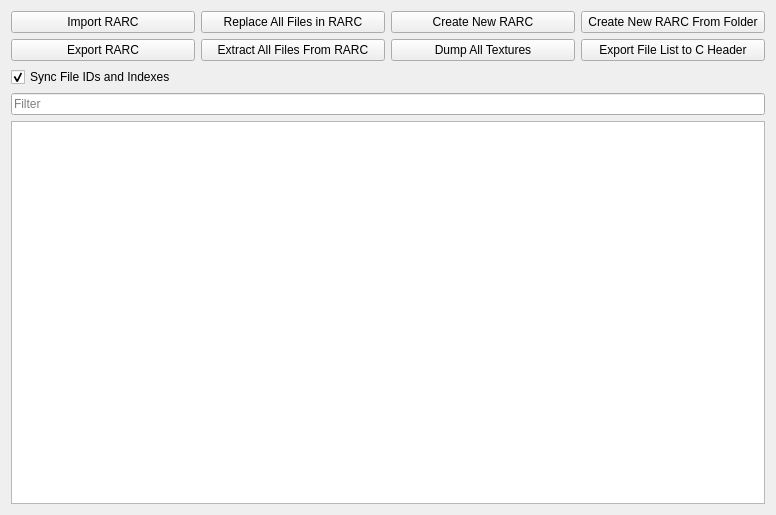
<?xml version="1.0" encoding="UTF-8"?>
<ui version="4.0">
 <class>RARCTab</class>
 <widget class="QWidget" name="RARCTab">
  <property name="geometry">
   <rect>
    <x>0</x>
    <y>0</y>
    <width>776</width>
    <height>515</height>
   </rect>
  </property>
  <property name="windowTitle">
   <string>Form</string>
  </property>
  <layout class="QVBoxLayout" name="verticalLayout">
   <item>
    <layout class="QHBoxLayout" name="horizontalLayout">
     <item>
      <widget class="QPushButton" name="import_rarc">
       <property name="text">
        <string>Import RARC</string>
       </property>
      </widget>
     </item>
     <item>
      <widget class="QPushButton" name="replace_all_files_in_rarc">
       <property name="text">
        <string>Replace All Files in RARC</string>
       </property>
      </widget>
     </item>
     <item>
      <widget class="QPushButton" name="create_rarc">
       <property name="text">
        <string>Create New RARC</string>
       </property>
      </widget>
     </item>
     <item>
      <widget class="QPushButton" name="create_rarc_from_folder">
       <property name="text">
        <string>Create New RARC From Folder</string>
       </property>
      </widget>
     </item>
    </layout>
   </item>
   <item>
    <layout class="QHBoxLayout" name="horizontalLayout_7">
     <item>
      <widget class="QPushButton" name="export_rarc">
       <property name="text">
        <string>Export RARC</string>
       </property>
      </widget>
     </item>
     <item>
      <widget class="QPushButton" name="extract_all_files_from_rarc">
       <property name="text">
        <string>Extract All Files From RARC</string>
       </property>
      </widget>
     </item>
     <item>
      <widget class="QPushButton" name="dump_all_rarc_textures">
       <property name="text">
        <string>Dump All Textures</string>
       </property>
      </widget>
     </item>
     <item>
      <widget class="QPushButton" name="export_rarc_to_c_header">
       <property name="text">
        <string>Export File List to C Header</string>
       </property>
      </widget>
     </item>
    </layout>
   </item>
   <item>
    <layout class="QHBoxLayout" name="horizontalLayout_2">
     <item>
      <widget class="QCheckBox" name="sync_file_ids_and_indexes">
       <property name="text">
        <string>Sync File IDs and Indexes</string>
       </property>
       <property name="checked">
        <bool>true</bool>
       </property>
      </widget>
     </item>
    </layout>
   </item>
   <item>
    <widget class="QLineEdit" name="filter">
     <property name="placeholderText">
      <string>Filter</string>
     </property>
    </widget>
   </item>
   <item>
    <widget class="QTreeView" name="rarc_files_tree"/>
   </item>
  </layout>
  <action name="actionReplaceRARCFile">
   <property name="text">
    <string>Replace File</string>
   </property>
  </action>
  <action name="actionExtractRARCFile">
   <property name="text">
    <string>Extract File</string>
   </property>
  </action>
  <action name="actionAddRARCFile">
   <property name="text">
    <string>Add File</string>
   </property>
  </action>
  <action name="actionDeleteRARCFile">
   <property name="text">
    <string>Delete File</string>
   </property>
  </action>
  <action name="actionOpenRARCImage">
   <property name="text">
    <string>Open Image</string>
   </property>
  </action>
  <action name="actionOpenRARCJ3D">
   <property name="text">
    <string>Open J3D</string>
   </property>
  </action>
  <action name="actionReplaceRARCImage">
   <property name="text">
    <string>Replace Image</string>
   </property>
  </action>
  <action name="actionAddRARCFolder">
   <property name="text">
    <string>Add Folder</string>
   </property>
  </action>
  <action name="actionDeleteRARCFolder">
   <property name="text">
    <string>Delete Folder</string>
   </property>
  </action>
  <action name="actionReplaceRARCJ3D">
   <property name="text">
    <string>Replace J3D</string>
   </property>
  </action>
  <action name="actionExtractAllFilesFromRARCFolder">
   <property name="text">
    <string>Extract All Files From Folder</string>
   </property>
  </action>
  <action name="actionReplaceAllFilesInRARCFolder">
   <property name="text">
    <string>Replace All Files in Folder</string>
   </property>
  </action>
  <action name="actionLoadJ3DAnim">
   <property name="text">
    <string>Load J3D Animation</string>
   </property>
   <property name="menuRole">
    <enum>QAction::MenuRole::NoRole</enum>
   </property>
  </action>
 </widget>
 <resources/>
 <connections/>
</ui>
